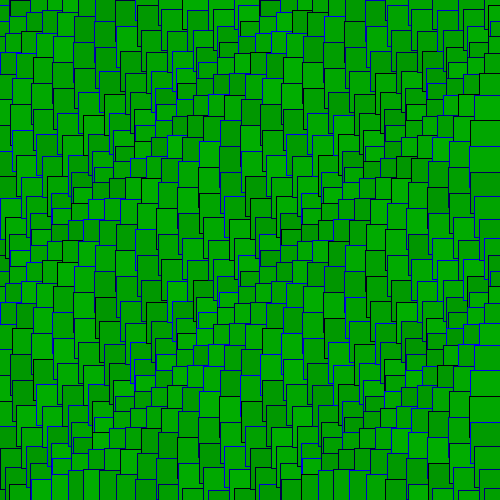
Frame 1 (no input)
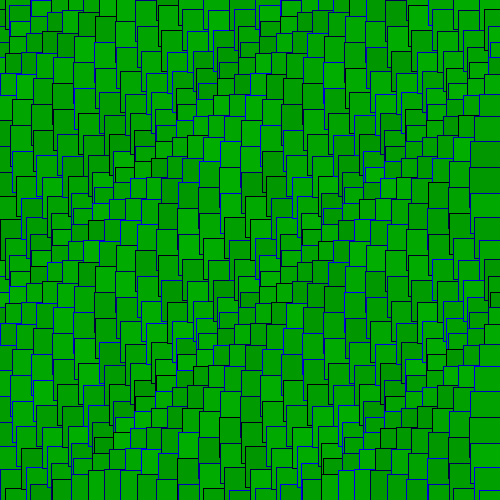
Frame 60 (the mouse pressed at the canvas centre just before this capture)
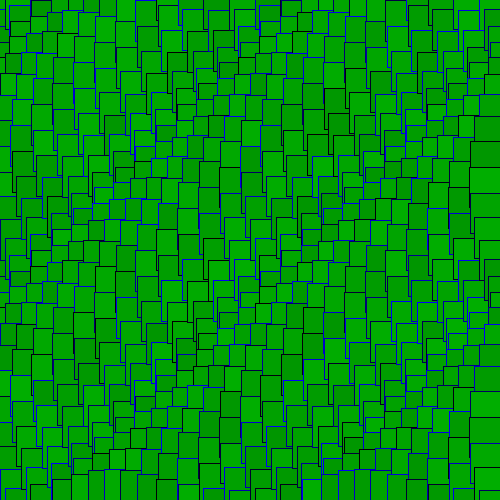
Frame 120 (the mouse held since frame 60 and released just before this capture)

The Processing sketch that drew these frames (run headless with seeded random() and noise(); from frame 60 on, the mouse is pressed at the canvas centre):

// Processing sketch: processing_151483
// ── processing_151483.pde

int frame_rate_value;

void setup() {
  size(500, 500);

  frame_rate_value = 6;
  frameRate(frame_rate_value);
  rectMode(CENTER);
  background(255);
}


void draw() {

  background(255);

  int num = 25;
  int margin = 0;
  float gutter = 0; //distance between each cell
  float cellsize = ( width - (2 * margin) - gutter * (num - 1) ) / (num - 1);

  int circleNumber = 0; // counter
  for (int i=0; i<num; i++) {
    for (int j=0; j<num; j++) {
      circleNumber = (i * num) + j; // different way to calculate the circle number from w2_04

      float tx = margin + cellsize * i + gutter * i;
      float ty = margin + cellsize * j + gutter * j;

      movingCircle(tx, ty, cellsize, circleNumber);
    }
  }
} //end of draw 


void movingCircle(float x, float y, float size, int circleNum) {

  float finalAngle;
  finalAngle = frameCount + circleNum;

  //the rotating angle for each tempX and tempY postion is affected by frameRate and angle;  
  float tempX = x + (size / 2) * sin(PI / frame_rate_value * finalAngle);
  float tempY = y + (size / 2) * cos(PI / frame_rate_value * finalAngle);


  stroke(0, 0, random(255));
  fill(0, random(150, 175), 0);
  rect(tempX, tempY, size+20, size+20);
  stroke(0);

}


void keyReleased() {

  // right arrow -- increase frame_rate_value
  if (keyCode == RIGHT && frame_rate_value < 60) {
    frame_rate_value++;
  }

  // left arrow -- decrease frame_rate_value
  if ( keyCode == LEFT && frame_rate_value > 1) {
    frame_rate_value--;
  }

  // set the frameRate and print current value on the screen
  frameRate(frame_rate_value);
  println("Current frame Rate is: " + frame_rate_value);
}
